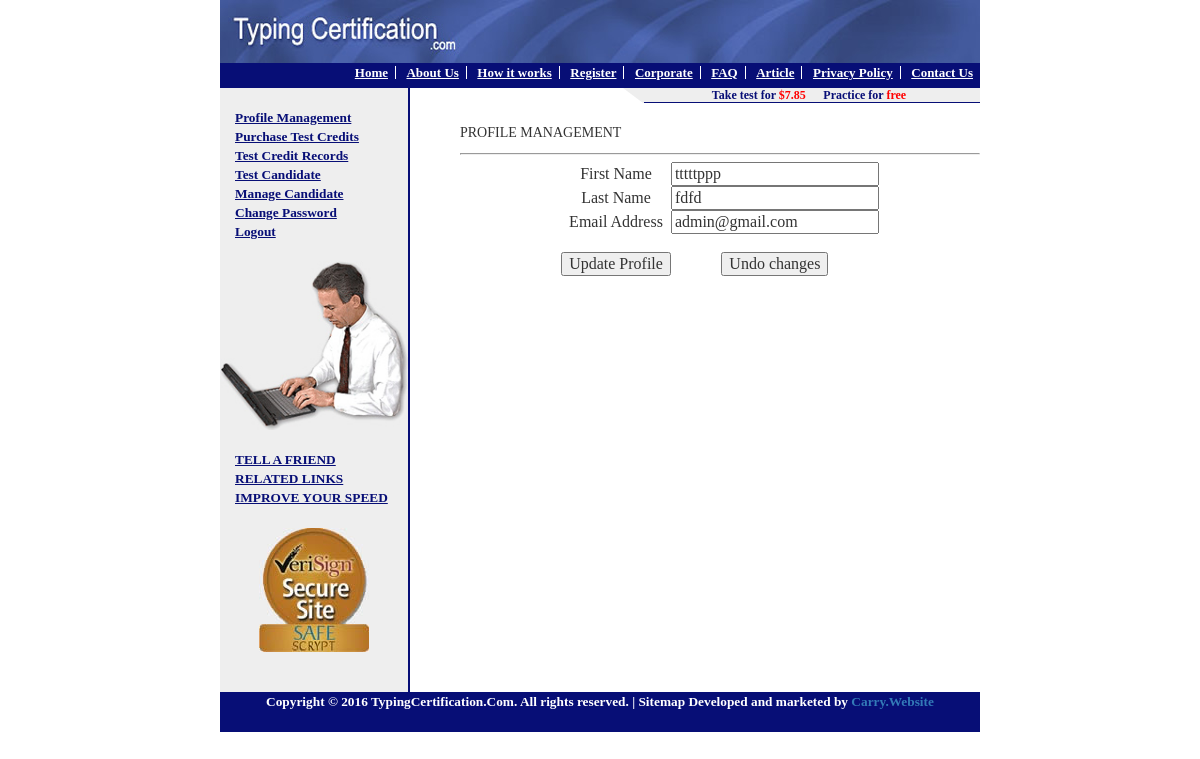
Page /member/profile.php (signed in) on the committed database.
### tables this page shows
CREATE TABLE `member` (
  `id` int(11) NOT NULL,
  `corporate_member_id` int(11) DEFAULT NULL,
  `first_name` varchar(255) DEFAULT NULL,
  `last_name` varchar(255) DEFAULT NULL,
  `company_name` varchar(255) DEFAULT NULL,
  `email` varchar(255) DEFAULT NULL,
  `password` varchar(255) DEFAULT NULL,
  `account_type` varchar(255) DEFAULT NULL,
  `created_on` datetime DEFAULT NULL,
  `credits_remaining` int(11) DEFAULT NULL,
  `certificates_remaining` int(11) DEFAULT NULL
);

### member/profile.php (the view, shortened to what this page needs)
<?php
include_once "../header.php";
include_once "../db_con.php";
$member_email=$_SESSION['is_logged_email'];
$sql = "SELECT * FROM member where email='$member_email'";
$result = $conn->query($sql);
$userData = $result->fetch_assoc();
?>
    <div>
        <p class="content-font">PROFILE MANAGEMENT</p>
        <hr>
        <form method="post" action="">
            <div align="center">
                <table border="0" width="95" cellspacing="0" cellpadding="0">
                    <tbody>
                    <tr class="TableData">
                        <td width="50%" align="center">First Name</td>
                        <td width="50%" align="center">
                            <input type="text" name="fname" size="20" maxlength="100" value="<?php echo $userData['first_name'];?>">
                        </td>
                    </tr>
                    <tr class="TableData">
                        <td width="50%" align="center">Last Name</td>
                        <td width="50%" align="center">
                            <input type="text" name="lname" size="20" maxlength="100" value="<?php echo $userData['last_name'];?>">
                        </td>
                    </tr>
                    <tr class="TableData">
                        <td width="50%" align="center">Email Address</td>
                        <td width="50%" align="center">
                            <input type="text"  readonly size="20" maxlength="100" value="<?php echo $userData['email'];?>">
                        </td>
                    </tr>
                    <tr class="TableData">
                        <td width="50%" align="center">
                            <br>
                            <input type="submit" value="Update Profile" name="B1">
                        </td>
                        <td width="50%" align="center"> <br>
                            <input type="reset" name="B2" value="Undo changes">
                        </td>
                    </tr>
                    </tbody>
                </table>
            </div>
        </form>
    </div>
<?php
include_once "../footer.php";
?>

### css/style2.css (style rules this page uses)
body { font-family: tahoma; }
hr { display: block; -webkit-margin-before: 0.5em; -webkit-margin-after: 0.5em; -webkit-margin-start: auto; -webkit-margin-end: auto; border-style: inset; border-width: 1px; }

### rows in the picture
member: fname "tttttppp", lname "fdfd", email "admin@gmail.com"
